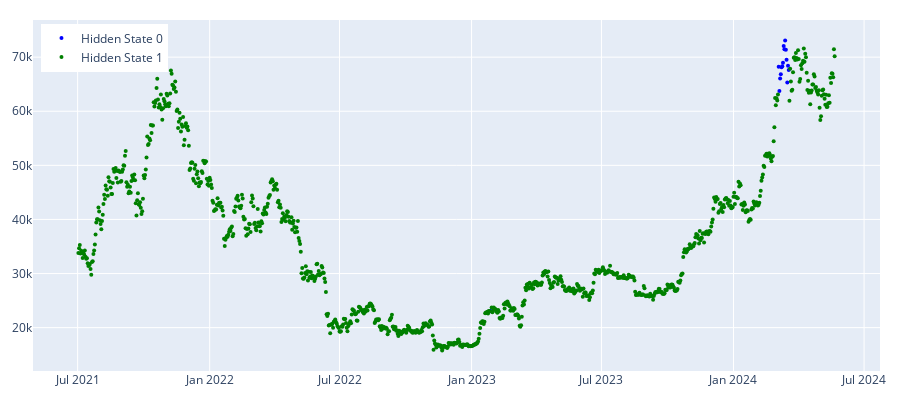

Notebook cell for this chart:
### Code cell
states_pred_hmm = feed_forward_training(model_hmm, params, prices_array, split_index, 25)
plot_hidden_states(np.array(states_pred_hmm), prices[[f'{trading_instrument}']][split_index:])

### Figure 1 — Plotly figure (JSON) as saved in the notebook; plotly's stock layout.template omitted (floating-point values rounded to 4 significant figures; data arrays with more than 128 entries replaced by an {"elided": "..."} marker saying what was removed)
{"data": [{"marker": {"color": "blue", "size": 4}, "mode": "markers", "name": "Hidden State 0", "type": "scatter", "x": ["2023-01-27T00:00:00", "2023-01-28T00:00:00", "2024-03-04T00:00:00", "2024-03-05T00:00:00", "2024-03-06T00:00:00", "2024-03-07T00:00:00", "2024-03-08T00:00:00", "2024-03-09T00:00:00", "2024-03-10T00:00:00", "2024-03-11T00:00:00", "2024-03-12T00:00:00", "2024-03-13T00:00:00", "2024-03-14T00:00:00", "2024-03-15T00:00:00", "2024-03-16T00:00:00", "2024-03-17T00:00:00", "2024-03-18T00:00:00"], "y": [23070.0, 23020.0, 68250.0, 63720.0, 66070.0, 66820.0, 68120.0, 68310.0, 68960.0, 72080.0, 71450.0, 73070.0, 71390.0, 69500.0, 65300.0, 68390.0, 67610.0]}, {"marker": {"color": "green", "size": 4}, "mode": "markers", "name": "Hidden State 1", "type": "scatter", "x": {"elided": "1038 str values"}, "y": {"elided": "1038 float values"}}], "layout": {"height": 400, "legend": {"x": 0.01, "xanchor": "left", "y": 0.99, "yanchor": "top"}, "margin": {"b": 20, "l": 20, "r": 20, "t": 20}, "width": 900}}
